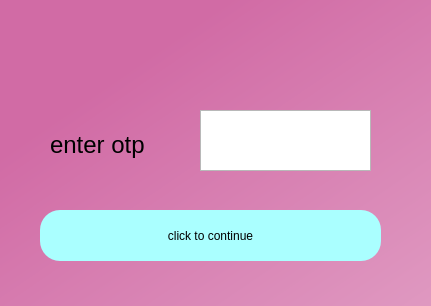
<?xml version="1.0" encoding="UTF-8"?>
<ui version="4.0">
 <class>Dialog</class>
 <widget class="QDialog" name="Dialog">
  <property name="geometry">
   <rect>
    <x>0</x>
    <y>0</y>
    <width>431</width>
    <height>306</height>
   </rect>
  </property>
  <property name="windowTitle">
   <string>Dialog</string>
  </property>
  <widget class="QWidget" name="bgwidget" native="true">
   <property name="geometry">
    <rect>
     <x>0</x>
     <y>0</y>
     <width>1201</width>
     <height>801</height>
    </rect>
   </property>
   <property name="styleSheet">
    <string notr="true">QWidget#bgwidget{
background-color:qlineargradient(spread:pad, x1:0.091, y1:0.101636, x2:0.991379, y2:0.977, stop:0 rgba(209, 107, 165, 255), stop:1 rgba(255, 255, 255, 255));}</string>
   </property>
   <widget class="QLabel" name="ot">
    <property name="geometry">
     <rect>
      <x>-10</x>
      <y>0</y>
      <width>1211</width>
      <height>811</height>
     </rect>
    </property>
    <property name="text">
     <string>&lt;html&gt;&lt;head/&gt;&lt;body&gt;&lt;p&gt;&lt;img src=&quot;:/newPrefix/D:/sem 5/FLA/welcomescreen.jfif&quot;/&gt;&lt;/p&gt;&lt;/body&gt;&lt;/html&gt;</string>
    </property>
   </widget>
   <widget class="QLabel" name="label">
    <property name="geometry">
     <rect>
      <x>50</x>
      <y>120</y>
      <width>151</width>
      <height>51</height>
     </rect>
    </property>
    <property name="styleSheet">
     <string notr="true">font: 36pt &quot;MS Shell Dlg 2&quot;; color:rgb(255, 255, 255)</string>
    </property>
    <property name="text">
     <string>&lt;html&gt;&lt;head/&gt;&lt;body&gt;&lt;p&gt;&lt;span style=&quot; font-size:18pt; color:#000000;&quot;&gt;enter otp&lt;/span&gt;&lt;/p&gt;&lt;/body&gt;&lt;/html&gt;</string>
    </property>
   </widget>
   <widget class="QTextEdit" name="textEdit">
    <property name="geometry">
     <rect>
      <x>200</x>
      <y>110</y>
      <width>171</width>
      <height>61</height>
     </rect>
    </property>
   </widget>
   <widget class="QPushButton" name="otp">
    <property name="geometry">
     <rect>
      <x>40</x>
      <y>210</y>
      <width>341</width>
      <height>51</height>
     </rect>
    </property>
    <property name="styleSheet">
     <string notr="true">border-radius:20px;
background-color: rgb(170, 255, 255);
font: 14pt &quot;MS Shell Dlg 2&quot;;</string>
    </property>
    <property name="text">
     <string>click to continue</string>
    </property>
   </widget>
  </widget>
 </widget>
 <resources>
  <include location="welcomescreen.qrc"/>
 </resources>
 <connections/>
</ui>
